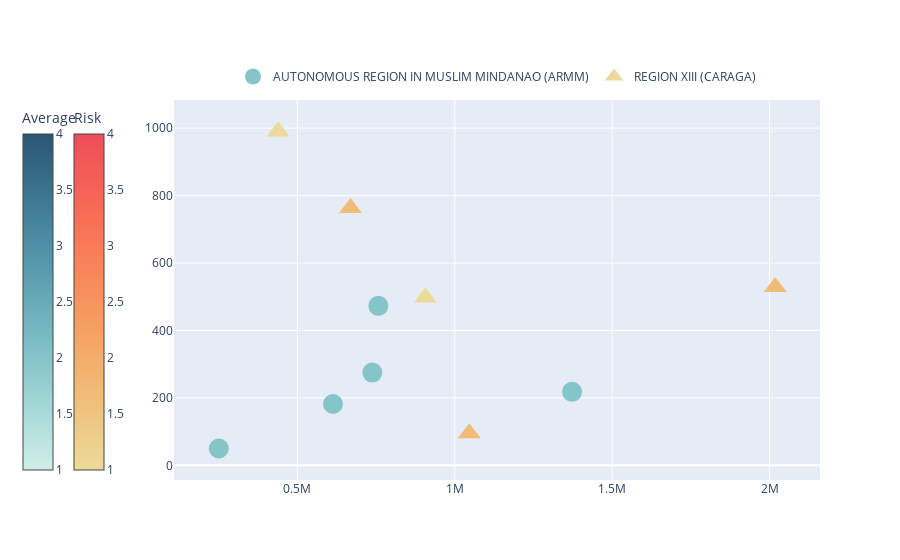

Source (notebook cell):
### Code cell
# region1_pop = region1['Total Population'].values.flatten()
# region1_personnel = region1['Total Health Personnel'].values.flatten()

fig_scatter = go.Figure()

# add dots for region 1
fig_scatter.add_trace(go.Scatter(x=region1['Total Population'], y=region1['Total Health Personnel'],
                    mode='markers',
                    name=selected_region1,
                    customdata = region1['AvgRisk_Class'],
                    text=region1['Province'],
                    hovertemplate = '<br>Province: %{text}'+
                                 '<br>Population: %{x}'+
                                 '<br>Health Personnel: %{y}'+
                                 '<br>Average Risk: %{customdata:.2f}',
                    marker=dict(
                        size=20,
                        cmax=4,
                        cmin=1,
                        color=region1['AvgRisk_Class'], #set color equal to a variable
                        colorscale='teal', # one of plotly colorscales
                        showscale=True,
                        colorbar=dict(
                                orientation='v',
                                xanchor='left',
                                x=-0.25,
                                title='Average'
                            )
                        )
                    ))

# add dots for region 2
fig_scatter.add_trace(go.Scatter(x=region2['Total Population'], y=region2['Total Health Personnel'],
                    mode='markers',
                    name=selected_region2,
                    customdata = region2['AvgRisk_Class'],
                    text=region2['Province'],
                    hovertemplate = '<br>Province: %{text}'+
                                 '<br>Population: %{x}'+
                                 '<br>Health Personnel: %{y}'+
                                 '<br>Average Risk: %{customdata:.2f}',
                    marker=dict(
                        size=20,
                        cmax=4,
                        cmin=1,
                        symbol = 'triangle-up-dot',
                        color=region2['AvgRisk_Class'], #set color equal to a variable
                        colorscale='oryel',
                        showscale=True,
                        colorbar=dict(
                                orientation='v',
                                xanchor='left',
                                x=-0.17,
                                title="Risk"
                            )
                        )
                    ))

fig_scatter.update_layout(
                    legend=dict(
                        orientation="h",
                        xanchor='center',
                        yanchor='top',
                        x=0.5,
                        y=1.1)
                    )

fig_scatter.show()

### Figure 1 — Plotly figure (JSON) as saved in the notebook; plotly's stock layout.template omitted (floating-point values rounded to 4 significant figures)
{"data": [{"customdata": [2, 2, 2, 2, 2], "hovertemplate": "<br>Province: %{text}<br>Population: %{x}<br>Health Personnel: %{y}<br>Average Risk: %{customdata:.2f}", "marker": {"cmax": 4, "cmin": 1, "color": [2, 2, 2, 2, 2], "colorbar": {"orientation": "v", "title": {"text": "Average"}, "x": -0.25, "xanchor": "left"}, "colorscale": [[0, "rgb(209, 238, 234)"], [0.1667, "rgb(168, 219, 217)"], [0.3333, "rgb(133, 196, 201)"], [0.5, "rgb(104, 171, 184)"], [0.6667, "rgb(79, 144, 166)"], [0.8333, "rgb(59, 115, 143)"], [1, "rgb(42, 86, 116)"]], "showscale": true, "size": 20}, "mode": "markers", "name": "AUTONOMOUS REGION IN MUSLIM MINDANAO (ARMM)", "text": ["BASILAN", "LANAO DEL SUR", "MAGUINDANAO", "SULU", "TAWI-TAWI"], "type": "scatter", "x": [250309, 757121, 737991, 612985, 1372550], "y": [50, 473, 275, 182, 218]}, {"customdata": [0.6667, 0.6667, 1.667, 1.667, 1.667], "hovertemplate": "<br>Province: %{text}<br>Population: %{x}<br>Health Personnel: %{y}<br>Average Risk: %{customdata:.2f}", "marker": {"cmax": 4, "cmin": 1, "color": [0.6667, 0.6667, 1.667, 1.667, 1.667], "colorbar": {"orientation": "v", "title": {"text": "Risk"}, "x": -0.17, "xanchor": "left"}, "colorscale": [[0, "rgb(236, 218, 154)"], [0.1667, "rgb(239, 196, 126)"], [0.3333, "rgb(243, 173, 106)"], [0.5, "rgb(247, 148, 93)"], [0.6667, "rgb(249, 123, 87)"], [0.8333, "rgb(246, 99, 86)"], [1, "rgb(238, 77, 90)"]], "showscale": true, "size": 20, "symbol": "triangle-up-dot"}, "mode": "markers", "name": "REGION XIII (CARAGA)", "text": ["AGUSAN DEL NORTE", "AGUSAN DEL SUR", "DINAGAT ISLANDS", "SURIGAO DEL NORTE", "SURIGAO DEL SUR"], "type": "scatter", "x": [438545, 906184, 1046017, 2017793, 668648], "y": [990, 498, 95, 529, 763]}], "layout": {"legend": {"orientation": "h", "x": 0.5, "xanchor": "center", "y": 1.1, "yanchor": "top"}}}
